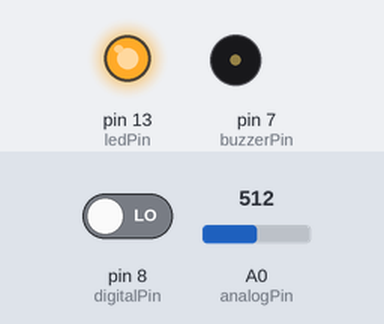
A sketch run on a simulated Arduino Uno, built with avr-gcc and run on an emulated ATmega328P. Parts: output pins drawn as LEDs (lit = HIGH), buzzer (waves = sounding). The inputs (shaded band) are chosen by the test bench; at power-on: pin 8 (digitalPin) LOW, A0 (analogPin) = 512. What the sketch prints to the serial monitor is not drawn.

Above: at 1.3 s.
1.4 s: pin 8 (digitalPin) driven HIGH
At 2.1 s:
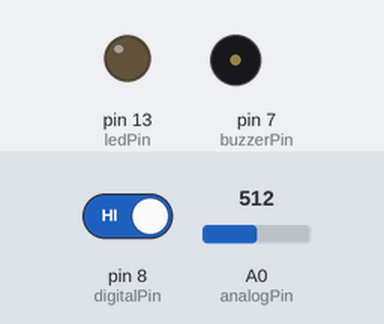
3.0 s: pin 8 (digitalPin) driven LOW
At 3.1 s:
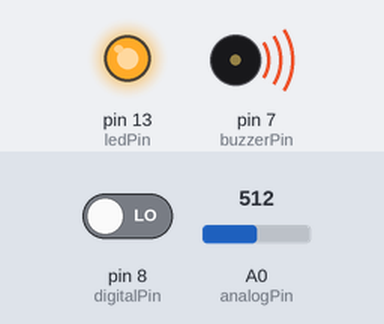
Timing chart, 0 to 12.0 s (numbered marks = the images above; inputs shaded):
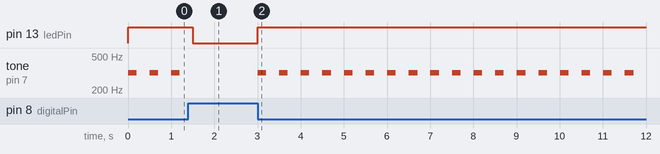

The sketch:

flame_alaram_testing.ino
```cpp
const int analogPin = A0;
const int digitalPin = 8;
const int ledPin = 13;
const int buzzerPin = 7;


void setup() {
  // put your setup code here, to run  once:
  pinMode(digitalPin, INPUT);
  pinMode(ledPin, OUTPUT);
  pinMode(buzzerPin, OUTPUT);
  Serial.begin(9600);
}

void loop() {
  // put your main code here, to run repeatedly:
  int analogVal = analogRead(analogPin);
  Serial.print("A0: ");
  Serial.println(analogVal); // print to serial monitor
  boolean stat = digitalRead(digitalPin);
  Serial.print("D0: ");
  Serial.println(stat);
  Serial.print(" ");

  if(stat == HIGH)
  {
    digitalWrite(ledPin, LOW);
    noTone(buzzerPin);
  }
  if(stat == LOW)
  {
    digitalWrite(ledPin, HIGH);
    tone(7,320,200);
  }
  delay(500);
}
```

Measured:
- after the input at 1.4 s, pin 13 (ledPin): HIGH → LOW after 0.10 s; tone on pin 7 (buzzerPin): stops changing and stays silent
- after the input at 3.0 s, pin 13 (ledPin): LOW → HIGH at once; tone on pin 7 (buzzerPin): alternates 320 Hz for 0.20 s and silent for 0.30 s, starting at once
- by itself, tone on pin 7 (buzzerPin): alternates 320 Hz for 0.20 s and silent for 0.30 s
